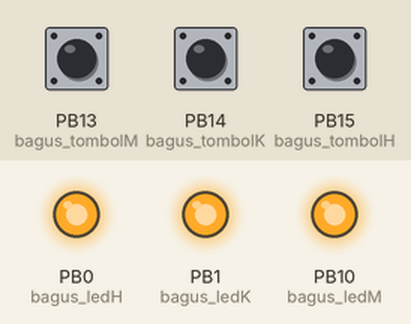
Bench run of a sketch on a simulated STM32 Blue Pill. Shown: output pins drawn as LEDs (lit = HIGH). Inputs (shaded band) come from the test bench; at power-on: PB13 (bagus_tombolM) HIGH, PB14 (bagus_tombolK) HIGH, PB15 (bagus_tombolH) HIGH. What the sketch prints to the serial monitor is not drawn.

Above: at 1.2 s.
1.3 s: PB13 (bagus_tombolM) pulled LOW for 0.15 s
At 1.37 s:
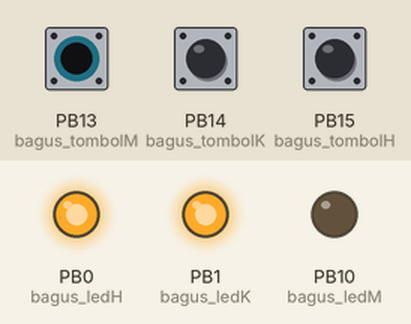
2.9 s: PB14 (bagus_tombolK) pulled LOW for 0.15 s
At 2.97 s:
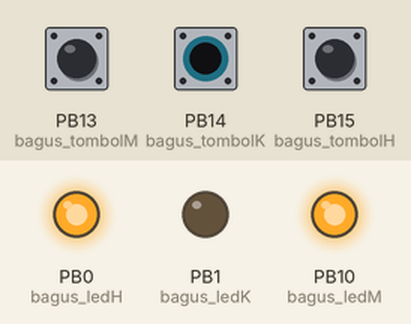
4.5 s: PB15 (bagus_tombolH) pulled LOW for 0.15 s
At 4.57 s:
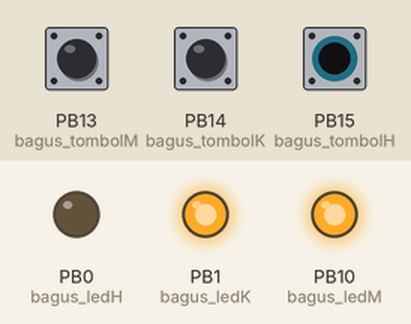
6.1 s: PB15 (bagus_tombolH) pulled LOW for 3.2 s
At 10.2 s:
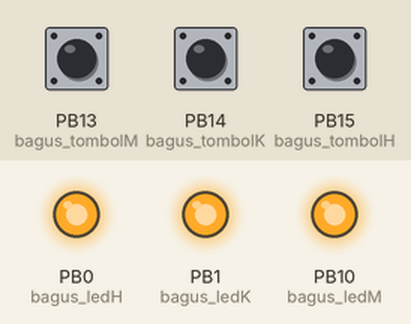
10.8 s: PB13 (bagus_tombolM) pulled LOW for 3.2 s
At 11.4 s:
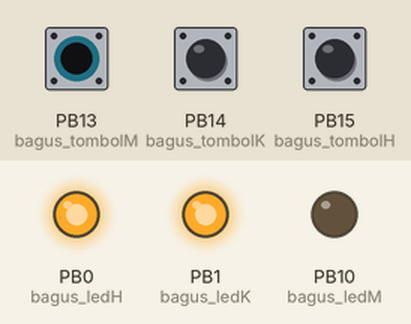
15.5 s: PB13 (bagus_tombolM) driven LOW and PB14 (bagus_tombolK) driven LOW
At 16.2 s:
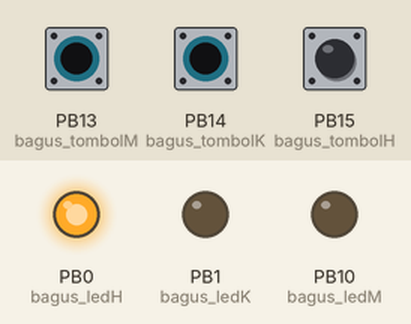
Timing chart, 0 to 18.0 s (numbered marks = the images above; inputs shaded):
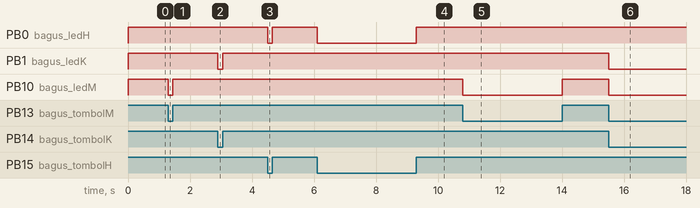

Measured:
- after the input at 1.3 s, PB10 (bagus_ledM): HIGH → LOW at once, → HIGH 0.15 s later
- after the input at 2.9 s, PB1 (bagus_ledK): HIGH → LOW at once, → HIGH 0.15 s later
- after the input at 4.5 s, PB0 (bagus_ledH): HIGH → LOW at once, → HIGH 0.15 s later
- after the input at 6.1 s, PB0 (bagus_ledH): HIGH → LOW at once, → HIGH 3.2 s later
- after the input at 10.8 s, PB10 (bagus_ledM): HIGH → LOW at once, → HIGH 3.2 s later
- after the input at 15.5 s, PB1 (bagus_ledK), PB10 (bagus_ledM): HIGH → LOW at once

The sketch:

KOding.ino
```cpp
//Tombol
const int bagus_tombolM = PB13;
const int bagus_tombolK = PB14;
const int bagus_tombolH = PB15;

//LED
const int bagus_ledM = PB10;
const int bagus_ledK = PB1;
const int bagus_ledH = PB0;


void setup() {

  Serial.begin(9600);
  // Tombol
  pinMode(bagus_tombolM, INPUT);
  pinMode(bagus_tombolK, INPUT);
  pinMode(bagus_tombolH, INPUT);

  // LED
  pinMode(bagus_ledM, OUTPUT);
  pinMode(bagus_ledK, OUTPUT);
  pinMode(bagus_ledH, OUTPUT);
  digitalWrite(bagus_ledM, LOW);
  digitalWrite(bagus_ledK, LOW);
  digitalWrite(bagus_ledH, LOW);
}

void loop() {
  // Baca Tombol
  int bagus_bacatombolM = digitalRead(bagus_tombolM);
  int bagus_bacatombolK = digitalRead(bagus_tombolK);
  int bagus_bacatombolH = digitalRead(bagus_tombolH);

  // Print Serial
  Serial.print("Tombol M : " + String(bagus_bacatombolM));
  Serial.print(" | Tombol K : " + String(bagus_bacatombolK));
  Serial.print(" | Tombol H : " + String(bagus_bacatombolH));
  Serial.println();

  // Logika
  if ( bagus_bacatombolM == 0 ){
    digitalWrite(bagus_ledM, LOW);
  } else {
    digitalWrite(bagus_ledM, HIGH);
  }

  if ( bagus_bacatombolK == 0 ){
    digitalWrite(bagus_ledK, LOW);
  } else {
    digitalWrite(bagus_ledK, HIGH);
  }

  if ( bagus_bacatombolH == 0 ){
    digitalWrite(bagus_ledH, LOW);
  } else {
    digitalWrite(bagus_ledH, HIGH);
  }
}
```
